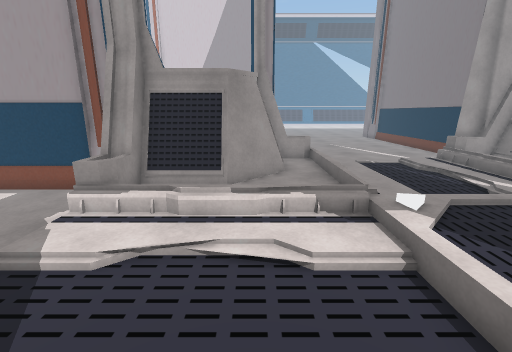
[1] (above)

18 first-person views from a walk through a scene from a Unity 3-D project. The camera is 1.3 m above the floor, tilts 14° down and sees 90° across. The floor is counted in squares, 0.5 m on a side. Each view is taken from the middle of a square. On the plan, view 1 faces up. The plan holds only what a view shows up to about 18 squares ahead; the rest is blank. The place goes on beyond the plan. Some surface patterns are stand-ins.

[2]
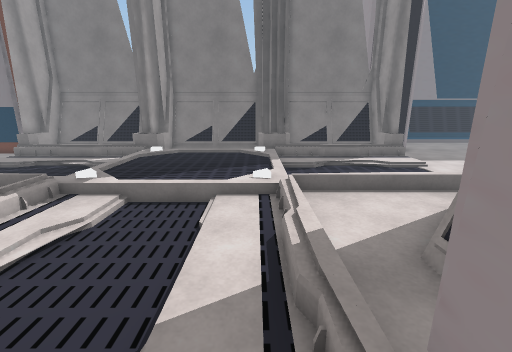

[3]
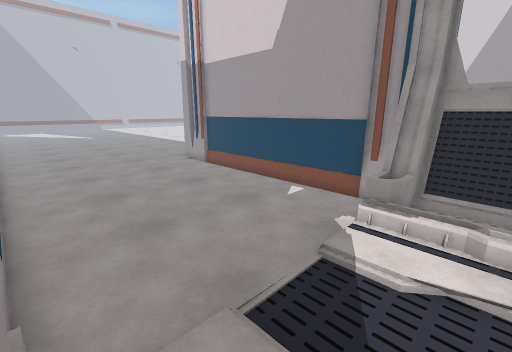

[4]
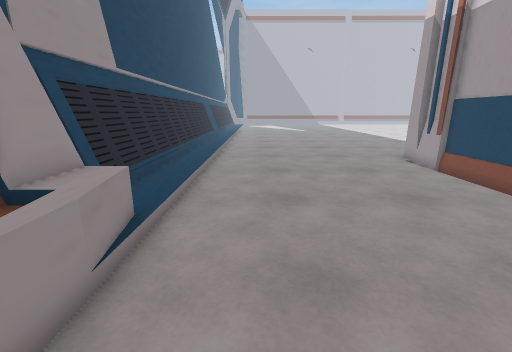

[5]
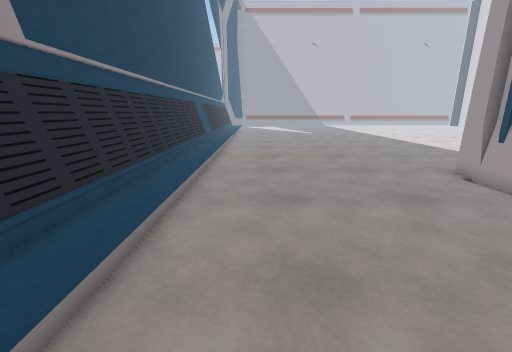

[6]
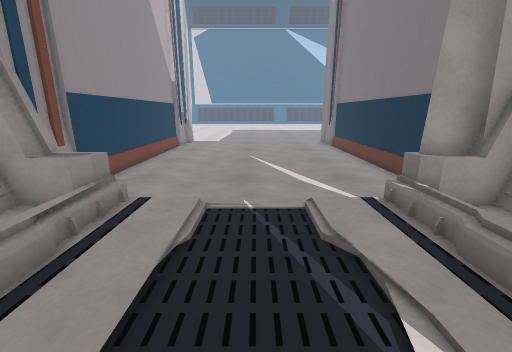

[7]
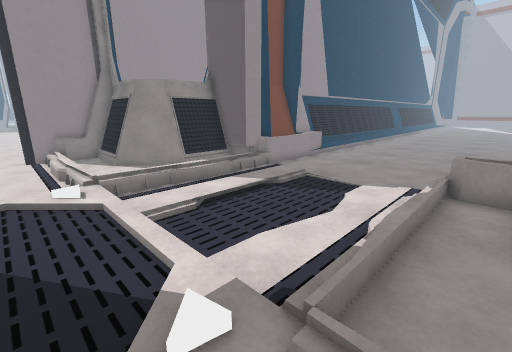

[8]
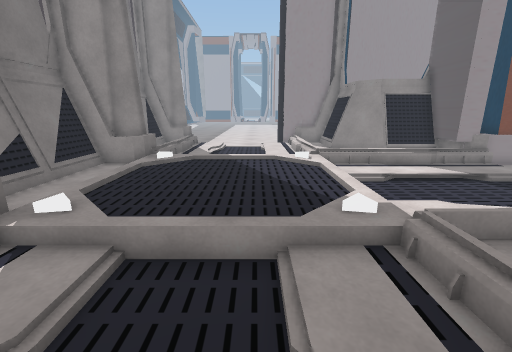

[9]
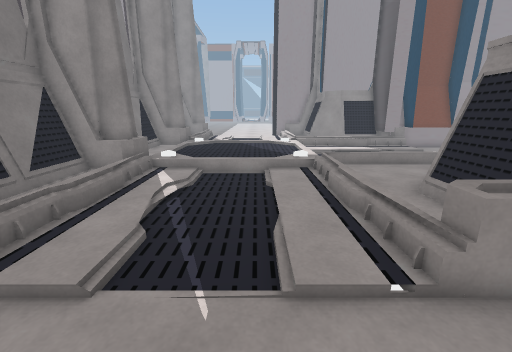

[10]
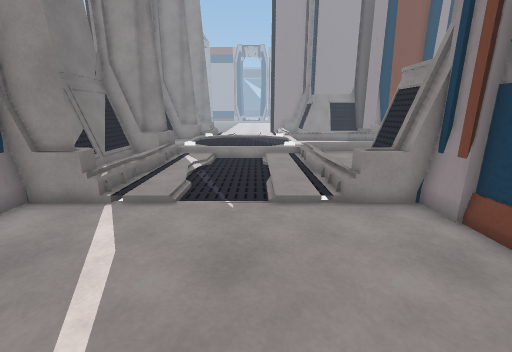

[11]
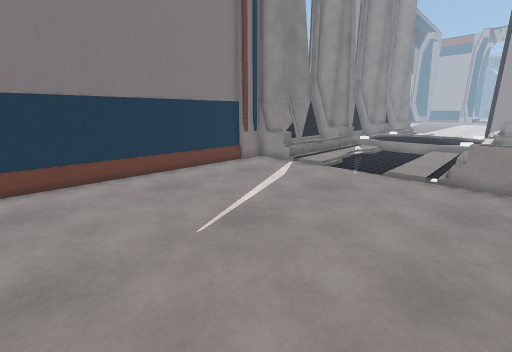

[12]
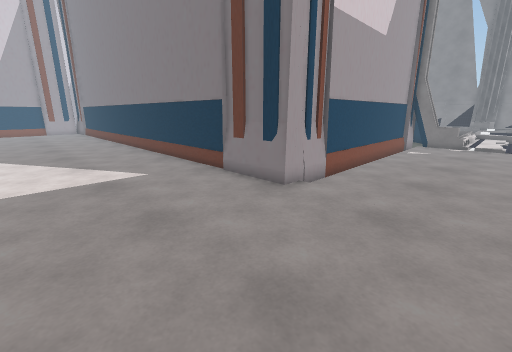

[13]
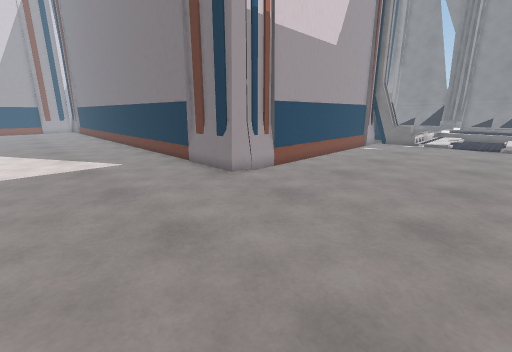

[14]
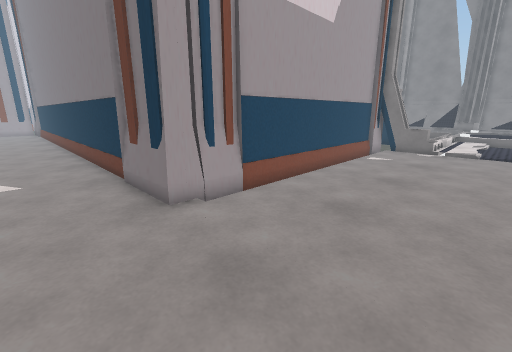

[15]
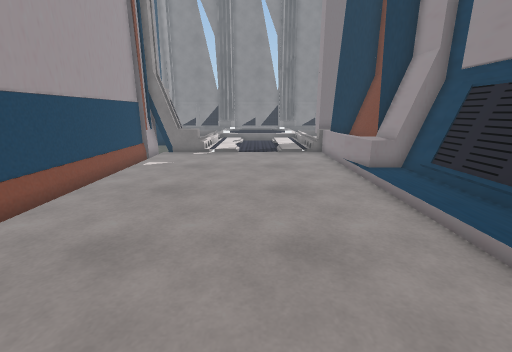

[16]
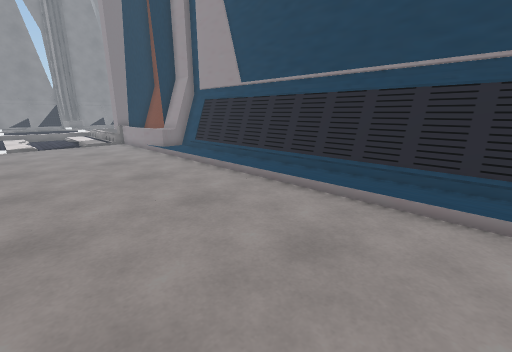

[17]
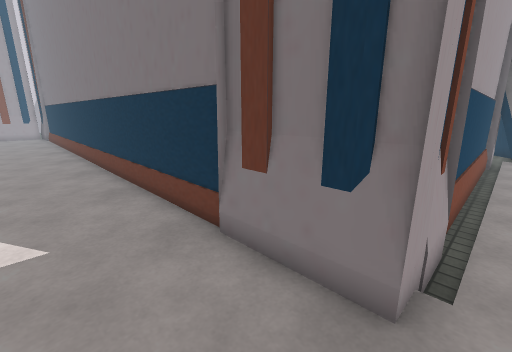

[18]
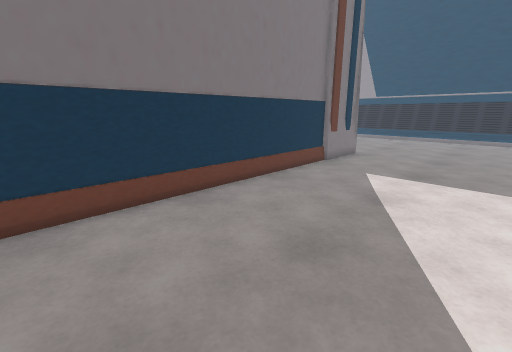

### Floor plan
Key: @ floor where view 1 was taken; # wall or solid block; x gap in a wall; . main floor; : floor 0.25 m higher than the main floor; - floor 0.25 m lower than the main floor; / step, stairs or slope; = window, fence, low wall or low ledge; ^ raised ledge; v drop or lower ground; O other object.
Columns run from 28 left of view 1 to 14 right of it. Each row starts with its distance up from view 1.
 26 .......##                    #.  ........#
 25 .......##                    #...........#
 24 .......##                    #...........#
 23 .......##                    #...........#
 22 .......##                    #...........#
 21 .......##                    #...........#
 20 .......##                    #...........#
 19 .......##                    #...........#
 18 .......##                    #...........#
 17 .......##                    #...........#
 16 .......##                    #...........#
 15 .......##                    #v/.......###
 14 .......##                    #=/..---..=^##
 13 .......##                    #./..---../.##
 12 .......##                   ##./..---/// ##
 11 .......##                   ##./..---/// ##
 10 .......######################../..---../ ##
  9 ........///////////////#####.../..---../ ##
  8 .......................=x....../..---..==##
  7 .......................O///////////////####
  6 ..............................//:.....:=^##
  5 .............................../......./.##
  4 ........................-------/......./.##
  3 ........................-------/......./.##
  2 ........................-------/......./.##
  1 .............................../......./.##
  0 ............................@..//...../==##
 -1 ..................=====////////////////####
 -2 .................^^^^ ^##....../   --..=^##
 -3 ###############=#########===.../.. --../ ##
 -4              #####      #####../.. --/// ##
 -5                             ##./.. --/// ##
 -6                             ##./..---../ ##
 -7                              #./..---../ ##
 -8                              ##/..  -..==##

Positions as (right, up) in squares from view 1, and headings:
1: (0, 0), facing up
2: (-5, 0), facing right
3: (-2, -1), facing up-left
4: (-6, 1), facing left
5: (-10, 1), facing left
6: (7, 8), facing up
7: (5, 8), facing down-left
8: (6, 11), facing down
9: (6, 18), facing down
10: (6, 22), facing down
11: (2, 26), facing down-right
12: (-28, 4), facing up-right
13: (-28, 1), facing up-right
14: (-24, 3), facing up-right
15: (-22, 3), facing right
16: (-28, 6), facing down-right
17: (-24, 9), facing up-right
18: (-28, 26), facing down-right
